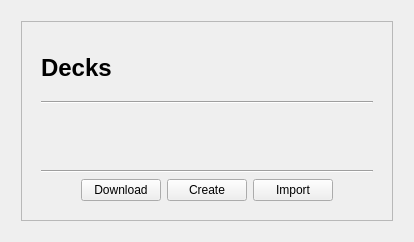
         <widget class="QWidget" name="page">
          <layout class="QVBoxLayout" name="verticalLayout_15">
           <item>
            <spacer name="verticalSpacer_7">
             <property name="orientation">
              <enum>Qt::Vertical</enum>
             </property>
             <property name="sizeType">
              <enum>QSizePolicy::Preferred</enum>
             </property>
             <property name="sizeHint" stdset="0">
              <size>
               <width>20</width>
               <height>10</height>
              </size>
             </property>
            </spacer>
           </item>
           <item>
            <layout class="QHBoxLayout" name="horizontalLayout_5">
             <item>
              <spacer name="horizontalSpacer">
               <property name="orientation">
                <enum>Qt::Horizontal</enum>
               </property>
               <property name="sizeType">
                <enum>QSizePolicy::Expanding</enum>
               </property>
               <property name="sizeHint" stdset="0">
                <size>
                 <width>10</width>
                 <height>20</height>
                </size>
               </property>
              </spacer>
             </item>
             <item>
              <widget class="QFrame" name="deckBrowserOuterFrame">
               <property name="sizePolicy">
                <sizepolicy hsizetype="Expanding" vsizetype="Expanding">
                 <horstretch>0</horstretch>
                 <verstretch>0</verstretch>
                </sizepolicy>
               </property>
               <property name="minimumSize">
                <size>
                 <width>200</width>
                 <height>200</height>
                </size>
               </property>
               <property name="frameShape">
                <enum>QFrame::StyledPanel</enum>
               </property>
               <property name="frameShadow">
                <enum>QFrame::Raised</enum>
               </property>
               <layout class="QVBoxLayout" name="verticalLayout_13">
                <item>
                 <layout class="QVBoxLayout" name="verticalLayout_14">
                  <property name="margin">
                   <number>10</number>
                  </property>
                  <item>
                   <widget class="QLabel" name="label_2">
                    <property name="text">
                     <string>&lt;h1&gt;Decks&lt;/h1&gt;</string>
                    </property>
                   </widget>
                  </item>
                  <item>
                   <widget class="Line" name="line_3">
                    <property name="orientation">
                     <enum>Qt::Horizontal</enum>
                    </property>
                   </widget>
                  </item>
                  <item>
                   <widget class="QLabel" name="deckBrowserSummary">
                    <property name="text">
                     <string/>
                    </property>
                    <property name="alignment">
                     <set>Qt::AlignCenter</set>
                    </property>
                   </widget>
                  </item>
                  <item>
                   <widget class="Line" name="line_4">
                    <property name="orientation">
                     <enum>Qt::Horizontal</enum>
                    </property>
                   </widget>
                  </item>
                  <item>
                   <layout class="QHBoxLayout" name="horizontalLayout_7">
                    <item>
                     <spacer name="horizontalSpacer">
                      <property name="orientation">
                       <enum>Qt::Horizontal</enum>
                      </property>
                      <property name="sizeHint" stdset="0">
                       <size>
                        <width>40</width>
                        <height>20</height>
                       </size>
                      </property>
                     </spacer>
                    </item>
                    <item>
                     <layout class="QHBoxLayout" name="verticalLayout_16">
                      <item>
                       <widget class="QPushButton" name="downloadDeckButton">
                        <property name="text">
                         <string>Download</string>
                        </property>
                        <property name="icon">
                         <iconset resource="../icons.qrc">
                          <normaloff>:/icons/download.png</normaloff>:/icons/download.png</iconset>
                        </property>
                       </widget>
                      </item>
                      <item>
                       <widget class="QPushButton" name="newDeckButton">
                        <property name="text">
                         <string>Create</string>
                        </property>
                        <property name="icon">
                         <iconset resource="../icons.qrc">
                          <normaloff>:/icons/document-new.png</normaloff>:/icons/document-new.png</iconset>
                        </property>
                       </widget>
                      </item>
                      <item>
                       <widget class="QPushButton" name="importDeckButton">
                        <property name="text">
                         <string>Import</string>
                        </property>
                        <property name="icon">
                         <iconset resource="../icons.qrc">
                          <normaloff>:/icons/document-import.png</normaloff>:/icons/document-import.png</iconset>
                        </property>
                       </widget>
                      </item>
                     </layout>
                    </item>
                    <item>
                     <spacer name="horizontalSpacer_2">
                      <property name="orientation">
                       <enum>Qt::Horizontal</enum>
                      </property>
                      <property name="sizeHint" stdset="0">
                       <size>
                        <width>40</width>
                        <height>20</height>
                       </size>
                      </property>
                     </spacer>
                    </item>
                   </layout>
                  </item>
                 </layout>
                </item>
               </layout>
              </widget>
             </item>
             <item>
              <spacer name="horizontalSpacer_2">
               <property name="orientation">
                <enum>Qt::Horizontal</enum>
               </property>
               <property name="sizeType">
                <enum>QSizePolicy::Expanding</enum>
               </property>
               <property name="sizeHint" stdset="0">
                <size>
                 <width>10</width>
                 <height>20</height>
                </size>
               </property>
              </spacer>
             </item>
            </layout>
           </item>
           <item>
            <spacer name="verticalSpacer_8">
             <property name="orientation">
              <enum>Qt::Vertical</enum>
             </property>
             <property name="sizeType">
              <enum>QSizePolicy::Preferred</enum>
             </property>
             <property name="sizeHint" stdset="0">
              <size>
               <width>20</width>
               <height>10</height>
              </size>
             </property>
            </spacer>
           </item>
          </layout>
         </widget>
